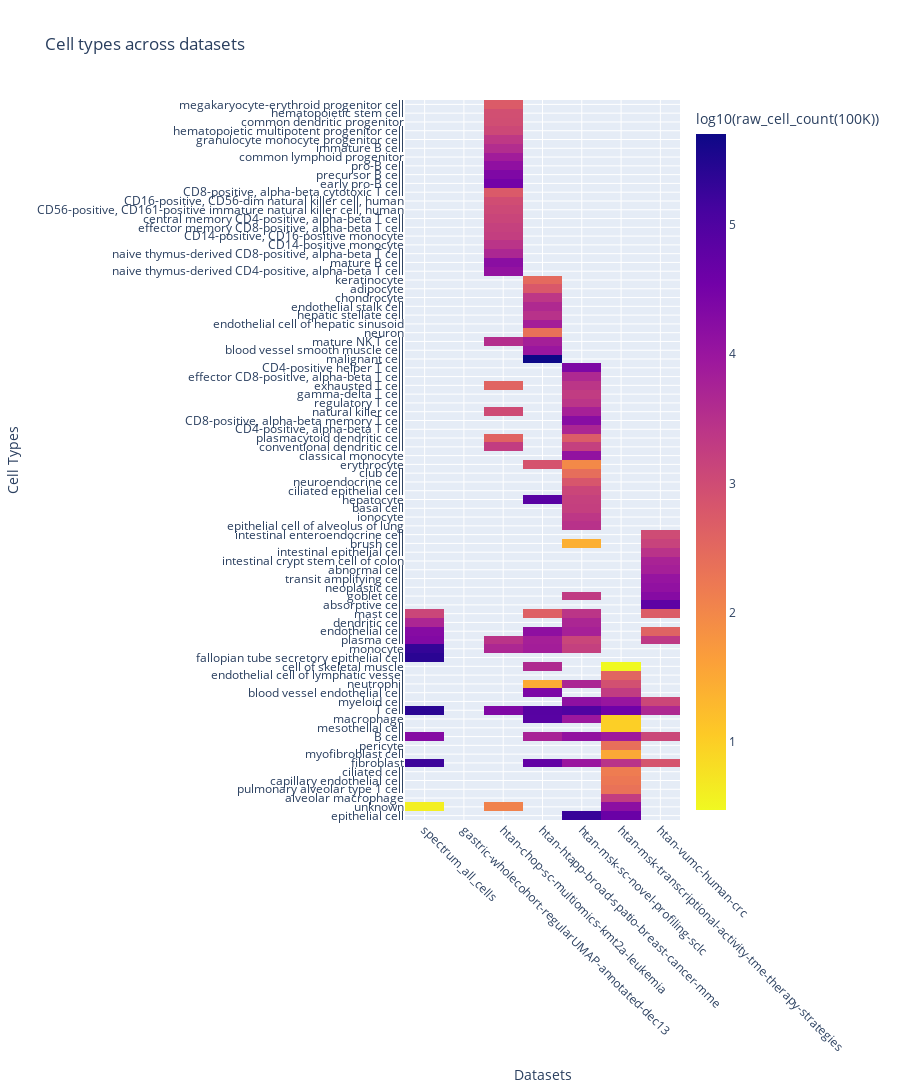

Notebook code for this chart:
### Code cell
data_clipped = np.clip(data, 0.1, None)
fig = go.Figure(data=go.Heatmap(
    z=np.log10(data),
    x=x_labels,
    y=list(cell_types.keys()),
    colorbar=dict(
        title="log10(raw_cell_count(100K))",

    ),
    showscale=True,
    reversescale=True
))

fig.update_layout(title="Cell types across datasets",
                  width=900,
                  height=1600,
                  yaxis={"title": 'Cell Types'},
                  xaxis={"title": 'Datasets',"tickangle": 45},
                  yaxis_nticks=len(data))
fig.show()

### Figure 1 — Plotly figure (JSON) as saved in the notebook; plotly's stock layout.template omitted (floating-point values rounded to 4 significant figures; data arrays with more than 128 entries replaced by an {"elided": "..."} marker saying what was removed)
{"data": [{"colorbar": {"title": {"text": "log10(raw_cell_count(100K))"}}, "reversescale": true, "showscale": true, "type": "heatmap", "x": ["spectrum_all_cells", "gastric-wholecohort-regularUMAP-annotated-dec13", "htan-chop-sc-multiomics-kmt2a-leukemia", "htan-htapp-broad-spatio-breast-cancer-mme", "htan-msk-sc-novel-profiling-sclc", "htan-msk-transcriptional-activity-tme-therapy-strategies", "htan-vumc-human-crc"], "y": ["epithelial cell", "unknown", "alveolar macrophage", "pulmonary alveolar type 1 cell", "capillary endothelial cell", "ciliated cell", "fibroblast", "myofibroblast cell", "pericyte", "B cell", "mesothelial cell", "macrophage", "T cell", "myeloid cell", "blood vessel endothelial cell", "neutrophil", "endothelial cell of lymphatic vessel", "cell of skeletal muscle", "fallopian tube secretory epithelial cell", "monocyte", "plasma cell", "endothelial cell", "dendritic cell", "mast cell", "absorptive cell", "goblet cell", "neoplastic cell", "transit amplifying cell", "abnormal cell", "intestinal crypt stem cell of colon", "intestinal epithelial cell", "brush cell", "intestinal enteroendocrine cell", "epithelial cell of alveolus of lung", "ionocyte", "basal cell", "hepatocyte", "ciliated epithelial cell", "neuroendocrine cell", "club cell", "erythrocyte", "classical monocyte", "conventional dendritic cell", "plasmacytoid dendritic cell", "CD4-positive, alpha-beta T cell", "CD8-positive, alpha-beta memory T cell", "natural killer cell", "regulatory T cell", "gamma-delta T cell", "exhausted T cell", "effector CD8-positive, alpha-beta T cell", "CD4-positive helper T cell", "malignant cell", "blood vessel smooth muscle cell", "mature NK T cell", "neuron", "endothelial cell of hepatic sinusoid", "hepatic stellate cell", "endothelial stalk cell", "chondrocyte", "adipocyte", "keratinocyte", "naive thymus-derived CD4-positive, alpha-beta T cell", "mature B cell", "naive thymus-derived CD8-positive, alpha-beta T cell", "CD14-positive monocyte", "CD14-positive, CD16-positive monocyte", "effector memory CD8-positive, alpha-beta T cell", "central memory CD4-positive, alpha-beta T cell", "CD56-positive, CD161-positive immature natural killer cell, human", "CD16-positive, CD56-dim natural killer cell, human", "CD8-positive, alpha-beta cytotoxic T cell", "early pro-B cell", "precursor B cell", "pro-B cell", "common lymphoid progenitor", "immature B cell", "granulocyte monocyte progenitor cell", "hematopoietic multipotent progenitor cell", "common dendritic progenitor", "hematopoietic stem cell", "megakaryocyte-erythroid progenitor cell"], "z": {"elided": "82x7 float values"}}], "layout": {"height": 1600, "title": {"text": "Cell types across datasets"}, "width": 900, "xaxis": {"tickangle": 45, "title": {"text": "Datasets"}}, "yaxis": {"nticks": 82, "title": {"text": "Cell Types"}}}}
